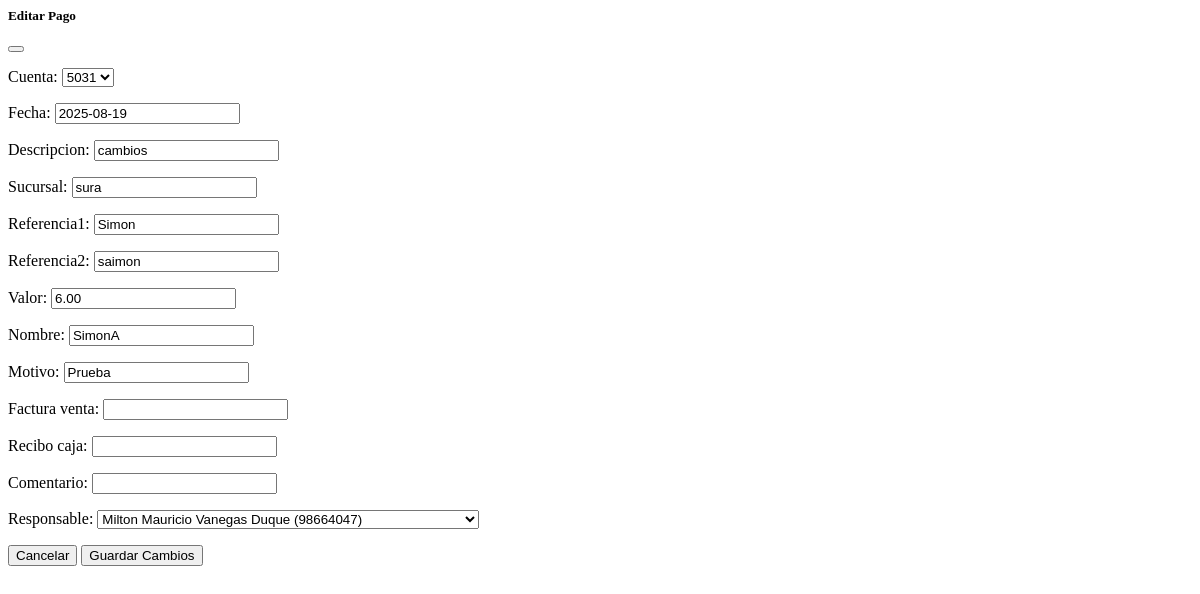
/payments/pagos/1147/edit/, run on an earlier commit of the app's database.
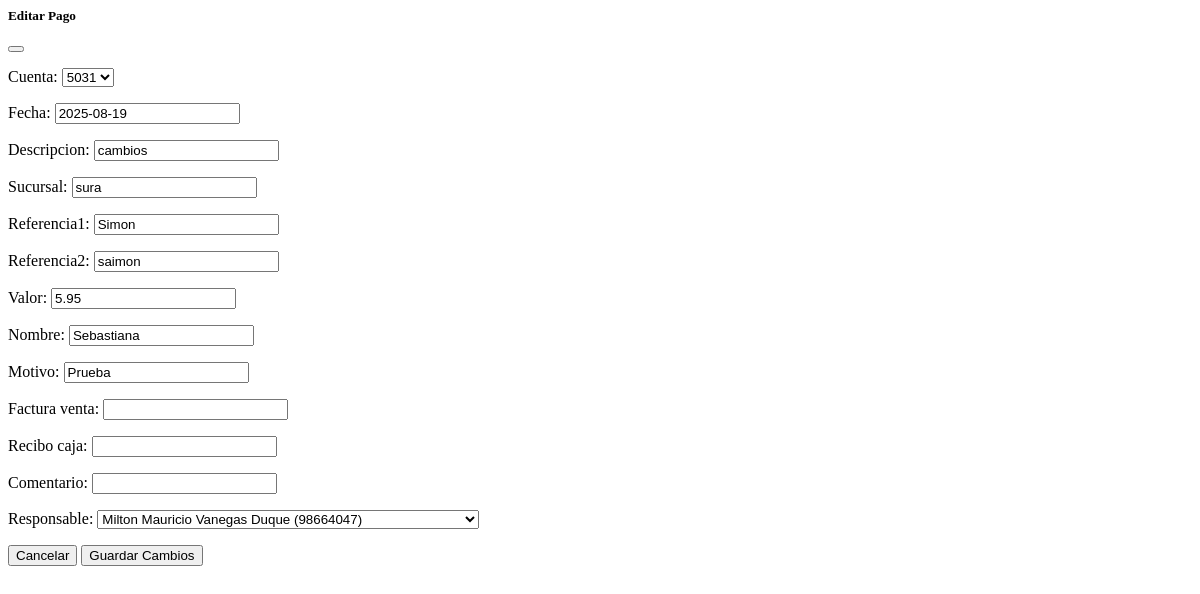
And on a later commit of the database.
### Applications/payments/models.py (models this page shows, shortened)
class Pago(models.Model):
    id = models.AutoField(primary_key=True, db_column="idPago")
    class CuentaChoices(models.TextChoices):
        CUENTA_5031 = "5031", "5031"
        CUENTA_5032 = "5032", "5032"
    cuenta = models.CharField(
        max_length=4,
        db_column="cuenta",
        choices=[("5031", "5031"), ("5032", "5032")],
        default="5031",
    )
    fecha = models.DateField(db_column="fecha")
    descripcion = models.CharField(max_length=45, db_column="descripcion")
    sucursal = models.CharField(max_length=45, db_column="sucursal")
    referencia1 = models.CharField(max_length=45, blank=True, null=True, db_column="referencia1")
    referencia2 = models.CharField(max_length=45, blank=True, null=True, db_column="referencia2")
    valor = models.DecimalField(
        max_digits=12,  # hasta billones con 2 decimales
        decimal_places=2,
        default=0.00,
        db_column="valor"
    )
    nombre = models.CharField(max_length=45, db_column="nombre")
    motivo = models.CharField(max_length=50, db_column="motivo")
    factura_venta = models.CharField(max_length=30, blank=True, null=True, db_column="facturaVenta")
    recibo_caja = models.CharField(max_length=20, blank=True, null=True, db_column="reciboCaja")
    comentario = models.CharField(max_length=150, blank=True, null=True, db_column="comentario")
    responsable = models.ForeignKey(
        "users.Acudiente",
        on_delete=models.PROTECT,
        related_name="pagos",
        db_column="responsable",
        blank=True,
        null=True
    )
    class Meta:
        db_table = "Pago"

### Applications/users/models.py (models this page shows)
class Acudiente(models.Model):
    id = models.AutoField(primary_key=True, db_column="idAcudiente")
    class TipoDocumento(models.TextChoices):
        CC = "Cédula de ciudadanía", "Cédula de ciudadanía"
        CE = "Cédula de extranjería", "Cédula de extranjería"
        PA = "Pasaporte", "Pasaporte"
        PEP = "Permiso especial de permanencia", "Permiso especial de permanencia"
        OTRO = "Otro", "Otro"
    class TipoRegimen(models.TextChoices):
        RESP_IVA = "Responsable de IVA", "Responsable de IVA"
        NO_RESP_IVA = "No responsable de IVA", "No responsable de IVA"
    tipo_doc = models.CharField(
        max_length=31,
        db_column="tipoDoc",
        choices=TipoDocumento.choices)
    identificacion = models.CharField(
        max_length=15,
        unique=True,
        validators=[MinLengthValidator(5)],
        help_text="Número de documento del acudiente.",
        db_column="identificacion",
    )
    nombre = models.CharField(max_length=45, db_column="nombre")
    apellidos = models.CharField(max_length=45, db_column="apellidos")
    ciudad = models.CharField(max_length=45, db_column="ciudad")
    direccion = models.CharField(max_length=100, db_column="direccion")
    telefono = models.CharField(
        max_length=20,
        validators=[RegexValidator(r"^[0-9+()\-\s]+$")],
        help_text="Incluye indicativo si aplica.",
        db_column="telefono",
    )
    correo = models.EmailField(max_length=120, db_column="correo")
    tipo_regimen = models.CharField(
        max_length=45,  # en MySQL es 45
        db_column="tipoRegimen",
        choices=TipoRegimen.choices,
    )
    class Meta:
        db_table = "Acudiente"
    def __str__(self):
        return f"{self.nombre} {self.apellidos} ({self.identificacion})"

### Applications/payments/views.py (the view)
# urls.py: path('pagos/<int:pago_id>/edit/', views.edit_pago, name='edit_pago'),
def edit_pago(request, pago_id):
    pago = get_object_or_404(Pago, id=pago_id)
    form = PagoForm(instance=pago)
    html = render_to_string('payments/partials/editar_pago_form.html', {'form': form, 'pago': pago}, request=request)
    return HttpResponse(html)

### Applications/payments/forms.py
class PagoForm(forms.ModelForm):
    class Meta:
        model = Pago
        fields = '__all__'

### Applications/payments/templates/payments/partials/editar_pago_form.html (shortened to what this page needs)
<form id="formEditarPago" method="POST" action="{% url 'update_pago' pago.id %}">
  <div class="modal-header bg-primary text-white">
    <h5 class="modal-title">Editar Pago</h5>
    <button type="button" class="btn-close" data-bs-dismiss="modal" aria-label="Cerrar"></button>
  </div>
  <div class="modal-body">
    {{ form.as_p }}
  </div>
  <div class="modal-footer">
    <button type="button" class="btn btn-secondary" data-bs-dismiss="modal">Cancelar</button>
    <button type="submit" class="btn btn-primary">Guardar Cambios</button>
  </div>
</form>

What changed in the data, as far as the page shows it:
changed Pago "cambios": valor "6.00" → "5.95"; nombre "SimonA" → "Sebastiana"
